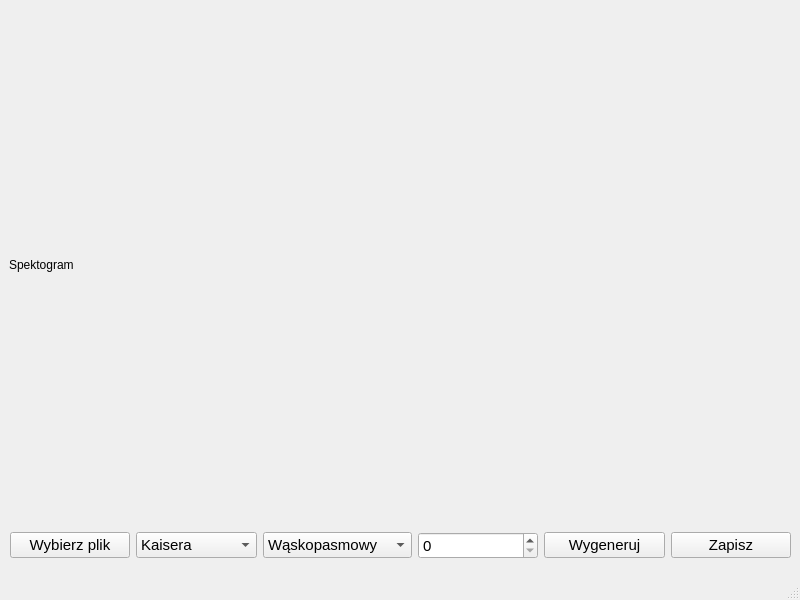
<?xml version="1.0" encoding="UTF-8"?>
<ui version="4.0">
 <class>MainWindow</class>
 <widget class="QMainWindow" name="MainWindow">
  <property name="geometry">
   <rect>
    <x>0</x>
    <y>0</y>
    <width>800</width>
    <height>600</height>
   </rect>
  </property>
  <property name="windowTitle">
   <string>MainWindow</string>
  </property>
  <widget class="QWidget" name="centralwidget">
   <widget class="QWidget" name="horizontalLayoutWidget_2">
    <property name="geometry">
     <rect>
      <x>10</x>
      <y>520</y>
      <width>781</width>
      <height>51</height>
     </rect>
    </property>
    <layout class="QHBoxLayout" name="horizontalLayout_2">
     <item>
      <widget class="QPushButton" name="Button_open">
       <property name="font">
        <font>
         <pointsize>11</pointsize>
        </font>
       </property>
       <property name="text">
        <string>Wybierz plik</string>
       </property>
      </widget>
     </item>
     <item>
      <widget class="QComboBox" name="comboBox_okna">
       <property name="font">
        <font>
         <pointsize>11</pointsize>
        </font>
       </property>
       <item>
        <property name="text">
         <string>Kaisera</string>
        </property>
       </item>
       <item>
        <property name="text">
         <string>Hamminga</string>
        </property>
       </item>
       <item>
        <property name="text">
         <string>Barletta</string>
        </property>
       </item>
      </widget>
     </item>
     <item>
      <widget class="QComboBox" name="comboBox_nfft">
       <property name="font">
        <font>
         <pointsize>11</pointsize>
        </font>
       </property>
       <item>
        <property name="text">
         <string>Wąskopasmowy</string>
        </property>
       </item>
       <item>
        <property name="text">
         <string>Szerokopasmowy</string>
        </property>
       </item>
      </widget>
     </item>
     <item>
      <widget class="QSpinBox" name="spinBox_st_nachodzenia">
       <property name="font">
        <font>
         <pointsize>11</pointsize>
        </font>
       </property>
      </widget>
     </item>
     <item>
      <widget class="QPushButton" name="Button_generate">
       <property name="font">
        <font>
         <pointsize>11</pointsize>
        </font>
       </property>
       <property name="text">
        <string>Wygeneruj</string>
       </property>
      </widget>
     </item>
     <item>
      <widget class="QPushButton" name="Button_save">
       <property name="font">
        <font>
         <pointsize>11</pointsize>
        </font>
       </property>
       <property name="text">
        <string>Zapisz</string>
       </property>
      </widget>
     </item>
    </layout>
   </widget>
   <widget class="QWidget" name="horizontalLayoutWidget">
    <property name="geometry">
     <rect>
      <x>9</x>
      <y>19</y>
      <width>781</width>
      <height>491</height>
     </rect>
    </property>
    <layout class="QHBoxLayout" name="horizontalLayout">
     <item>
      <widget class="QLabel" name="label_spektogram">
       <property name="text">
        <string>Spektogram</string>
       </property>
      </widget>
     </item>
    </layout>
   </widget>
  </widget>
  <widget class="QStatusBar" name="statusbar">
   <property name="k" stdset="0">
    <string/>
   </property>
  </widget>
 </widget>
 <resources/>
 <connections/>
</ui>
